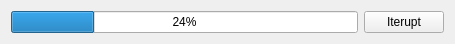
<?xml version="1.0" encoding="UTF-8"?>
<ui version="4.0">
 <class>ProgressControlPanel</class>
 <widget class="QWidget" name="ProgressControlPanel">
  <property name="geometry">
   <rect>
    <x>0</x>
    <y>0</y>
    <width>455</width>
    <height>41</height>
   </rect>
  </property>
  <property name="windowTitle">
   <string>Form</string>
  </property>
  <layout class="QHBoxLayout" name="horizontalLayout">
   <item>
    <widget class="QProgressBar" name="progressBar">
     <property name="value">
      <number>24</number>
     </property>
    </widget>
   </item>
   <item>
    <widget class="QPushButton" name="interuptpushButton">
     <property name="text">
      <string>Iterupt</string>
     </property>
    </widget>
   </item>
  </layout>
 </widget>
 <resources/>
 <connections/>
</ui>
